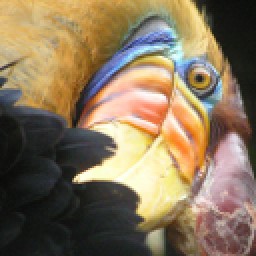
%> input picture bird_small.png, 128 x 128 px (shown 2 times larger)
$ octave ex7.m   (GNU Octave 9; MATLAB toolbox functions it lacks are replaced by stand-ins)
%> lines starting %> are read from the running program, lines starting %| are printed output that depends on the picture
### findClosestCentroids.m
function idx = findClosestCentroids(X, centroids)
%> called with centroids = [3 3; 6 2; 8 5]
%FINDCLOSESTCENTROIDS computes the centroid memberships for every example
%   idx = FINDCLOSESTCENTROIDS (X, centroids) returns the closest centroids
%   in idx for a dataset X where each row is a single example. idx = m x 1
%   vector of centroid assignments (i.e. each entry in range [1..K])
%

% Set K
K = size(centroids, 1);
m=size(X,1);
% You need to return the following variables correctly.
idx = zeros(m, 1);

% ====================== YOUR CODE HERE ======================
% Instructions: Go over every example, find its closest centroid, and store
%               the index inside idx at the appropriate location.
%               Concretely, idx(i) should contain the index of the centroid
%               closest to example i. Hence, it should be a value in the
%               range 1..K
%
% Note: You can use a for-loop over the examples to compute this.
%

%{
for i=1:m
p=sum(abs(X(i,:)-centroids),2)
temp=find(p==min(p))
idx(i,1)=temp(1)
endfor
%}
for i=1:m
  p=sqrt(sum(power(centroids-X(i,:),2),2));
  [val,idx(i)]=min(p);
endfor


% =============================================================

end

### computeCentroids.m
function centroids = computeCentroids(X, idx, K)
%> called with K = 3
%COMPUTECENTROIDS returns the new centroids by computing the means of the
%data points assigned to each centroid.
%   centroids = COMPUTECENTROIDS(X, idx, K) returns the new centroids by
%   computing the means of the data points assigned to each centroid. It is
%   given a dataset X where each row is a single data point, a vector
%   idx of centroid assignments (i.e. each entry in range [1..K]) for each
%   example, and K, the number of centroids. You should return a matrix
%   centroids, where each row of centroids is the mean of the data points
%   assigned to it.
%

% Useful variables
[m n] = size(X);

% You need to return the following variables correctly.
centroids = zeros(K, n);


% ====================== YOUR CODE HERE ======================
% Instructions: Go over every centroid and compute mean of all points that
%               belong to it. Concretely, the row vector centroids(i, :)
%               should contain the mean of the data points assigned to
%               centroid i.
%
% Note: You can use a for-loop over the centroids to compute this.
%

for k=1:K
c_k=sum(idx==k);
p=find(idx==k);
centroids(k,:)=sum(X(p,:),1)/c_k;
endfor


% =============================================================


end

### runkMeans.m
function [centroids, idx] = runkMeans(X, initial_centroids, ...
                                      max_iters, plot_progress)
%> called with initial_centroids = [3 3; 6 2; 8 5], max_iters = 10, plot_progress = true
%RUNKMEANS runs the K-Means algorithm on data matrix X, where each row of X
%is a single example
%   [centroids, idx] = RUNKMEANS(X, initial_centroids, max_iters, ...
%   plot_progress) runs the K-Means algorithm on data matrix X, where each
%   row of X is a single example. It uses initial_centroids used as the
%   initial centroids. max_iters specifies the total number of interactions
%   of K-Means to execute. plot_progress is a true/false flag that
%   indicates if the function should also plot its progress as the
%   learning happens. This is set to false by default. runkMeans returns
%   centroids, a Kxn matrix of the computed centroids and idx, a m x 1
%   vector of centroid assignments (i.e. each entry in range [1..K])
%

% Set default value for plot progress
if ~exist('plot_progress', 'var') || isempty(plot_progress)
    plot_progress = false;
end

% Plot the data if we are plotting progress
if plot_progress
    figure;
    hold on;
end

% Initialize values
[m n] = size(X);
K = size(initial_centroids, 1);
centroids = initial_centroids;
previous_centroids = centroids;
idx = zeros(m, 1);

% Run K-Means
for i=1:max_iters

    % Output progress
    fprintf('K-Means iteration %d/%d...\n', i, max_iters);
    if exist('OCTAVE_VERSION')
        fflush(stdout);
    end

    % For each example in X, assign it to the closest centroid
    idx = findClosestCentroids(X, centroids);

    % Optionally, plot progress here
    if plot_progress
        plotProgresskMeans(X, centroids, previous_centroids, idx, K, i);
        previous_centroids = centroids;
        fprintf('Press enter to continue.\n');
        pause;
    end

    % Given the memberships, compute new centroids
    centroids = computeCentroids(X, idx, K);
end

% Hold off if we are plotting progress
if plot_progress
    hold off;
end

end

### kMeansInitCentroids.m
function centroids = kMeansInitCentroids(X, K)
%KMEANSINITCENTROIDS This function initializes K centroids that are to be
%used in K-Means on the dataset X
%   centroids = KMEANSINITCENTROIDS(X, K) returns K initial centroids to be
%   used with the K-Means on the dataset X
%

% You should return this values correctly
centroids = zeros(K, size(X, 2));

% ====================== YOUR CODE HERE ======================
% Instructions: You should set centroids to randomly chosen examples from
%               the dataset X
%


% =============================================================

end

### plotProgresskMeans.m
function plotProgresskMeans(X, centroids, previous, idx, K, i)
%PLOTPROGRESSKMEANS is a helper function that displays the progress of
%k-Means as it is running. It is intended for use only with 2D data.
%   PLOTPROGRESSKMEANS(X, centroids, previous, idx, K, i) plots the data
%   points with colors assigned to each centroid. With the previous
%   centroids, it also plots a line between the previous locations and
%   current locations of the centroids.
%

% Plot the examples
plotDataPoints(X, idx, K);

% Plot the centroids as black x's
plot(centroids(:,1), centroids(:,2), 'x', ...
     'MarkerEdgeColor','k', ...
     'MarkerSize', 10, 'LineWidth', 3);

% Plot the history of the centroids with lines
for j=1:size(centroids,1)
    drawLine(centroids(j, :), previous(j, :));
end

% Title
title(sprintf('Iteration number %d', i))

end

### plotDataPoints.m
function plotDataPoints(X, idx, K)
%PLOTDATAPOINTS plots data points in X, coloring them so that those with the same
%index assignments in idx have the same color
%   PLOTDATAPOINTS(X, idx, K) plots data points in X, coloring them so that those
%   with the same index assignments in idx have the same color

% Create palette
palette = hsv(K + 1);
colors = palette(idx, :);

% Plot the data
scatter(X(:,1), X(:,2), 15, colors);

end

### ex7.m
%% Machine Learning Online Class
%  Exercise 7 | Principle Component Analysis and K-Means Clustering
%
%  Instructions
%  ------------
%
%  This file contains code that helps you get started on the
%  exercise. You will need to complete the following functions:
%
%     pca.m
%     projectData.m
%     recoverData.m
%     computeCentroids.m
%     findClosestCentroids.m
%     kMeansInitCentroids.m
%
%  For this exercise, you will not need to change any code in this file,
%  or any other files other than those mentioned above.
%

%% Initialization
clear ; close all; clc

%% ================= Part 1: Find Closest Centroids ====================
%  To help you implement K-Means, we have divided the learning algorithm
%  into two functions -- findClosestCentroids and computeCentroids. In this
%  part, you shoudl complete the code in the findClosestCentroids function.
%
fprintf('Finding closest centroids.\n\n');

% Load an example dataset that we will be using
load('ex7data2.mat');

% Select an initial set of centroids
K = 3; % 3 Centroids
initial_centroids = [3 3; 6 2; 8 5];

% Find the closest centroids for the examples using the
% initial_centroids
idx = findClosestCentroids(X, initial_centroids);

fprintf('Closest centroids for the first 3 examples: \n')
fprintf(' %d', idx(1:3));
fprintf('\n(the closest centroids should be 1, 3, 2 respectively)\n');

fprintf('Program paused. Press enter to continue.\n');
pause;

%% ===================== Part 2: Compute Means =========================
%  After implementing the closest centroids function, you should now
%  complete the computeCentroids function.
%
fprintf('\nComputing centroids means.\n\n');

%  Compute means based on the closest centroids found in the previous part.
centroids = computeCentroids(X, idx, K);

fprintf('Centroids computed after initial finding of closest centroids: \n')
fprintf(' %f %f \n' , centroids');
fprintf('\n(the centroids should be\n');
fprintf('   [ 2.428301 3.157924 ]\n');
fprintf('   [ 5.813503 2.633656 ]\n');
fprintf('   [ 7.119387 3.616684 ]\n\n');

fprintf('Program paused. Press enter to continue.\n');
pause;


%% =================== Part 3: K-Means Clustering ======================
%  After you have completed the two functions computeCentroids and
%  findClosestCentroids, you have all the necessary pieces to run the
%  kMeans algorithm. In this part, you will run the K-Means algorithm on
%  the example dataset we have provided.
%
fprintf('\nRunning K-Means clustering on example dataset.\n\n');

% Load an example dataset
load('ex7data2.mat');

% Settings for running K-Means
K = 3;
max_iters = 10;

% For consistency, here we set centroids to specific values
% but in practice you want to generate them automatically, such as by
% settings them to be random examples (as can be seen in
% kMeansInitCentroids).
initial_centroids = [3 3; 6 2; 8 5];

% Run K-Means algorithm. The 'true' at the end tells our function to plot
% the progress of K-Means
[centroids, idx] = runkMeans(X, initial_centroids, max_iters, true);
fprintf('\nK-Means Done.\n\n');

fprintf('Program paused. Press enter to continue.\n');
pause;

%% ============= Part 4: K-Means Clustering on Pixels ===============
%  In this exercise, you will use K-Means to compress an image. To do this,
%  you will first run K-Means on the colors of the pixels in the image and
%  then you will map each pixel on to it's closest centroid.
%
%  You should now complete the code in kMeansInitCentroids.m
%

fprintf('\nRunning K-Means clustering on pixels from an image.\n\n');

%  Load an image of a bird
A = double(imread('bird_small.png'));

% If imread does not work for you, you can try instead
%   load ('bird_small.mat');

A = A / 255; % Divide by 255 so that all values are in the range 0 - 1

% Size of the image
img_size = size(A);
%> img_size = [128 128 3]

% Reshape the image into an Nx3 matrix where N = number of pixels.
% Each row will contain the Red, Green and Blue pixel values
% This gives us our dataset matrix X that we will use K-Means on.
X = reshape(A, img_size(1) * img_size(2), 3);

% Run your K-Means algorithm on this data
% You should try different values of K and max_iters here
K = 30;
max_iters = 10;

% When using K-Means, it is important the initialize the centroids
% randomly.
% You should complete the code in kMeansInitCentroids.m before proceeding
initial_centroids = kMeansInitCentroids(X, K);
%> initial_centroids = 30 rows, first 12: [0 0 0; 0 0 0; 0 0 0; 0 0 0; 0 0 0; 0 0 0; 0 0 0; 0 0 0; 0 0 0; 0 0 0; 0 0 0; 0 0 0]

% Run K-Means
[centroids, idx] = runkMeans(X, initial_centroids, max_iters);
%> in runkMeans (call 2), `centroids = initial_centroids;`: centroids has the same summary as initial_centroids outside runkMeans
%> in runkMeans (call 2), `previous_centroids = centroids;`: previous_centroids has the same summary as initial_centroids outside runkMeans
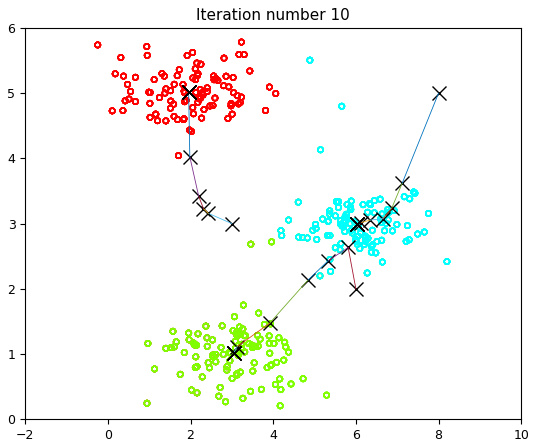
%> figure redrawn from the program's plot data
%> centroids = 30 rows, first 12: [0.531 0.46 0.358; NaN NaN NaN; NaN NaN NaN; NaN NaN NaN; NaN NaN NaN; NaN NaN NaN; NaN NaN NaN; NaN NaN NaN; NaN NaN NaN; NaN NaN NaN; NaN NaN NaN; NaN NaN NaN]

fprintf('Program paused. Press enter to continue.\n');
pause;


%% ================= Part 5: Image Compression ======================
%  In this part of the exercise, you will use the clusters of K-Means to
%  compress an image. To do this, we first find the closest clusters for
%  each example. After that, we

fprintf('\nApplying K-Means to compress an image.\n\n');

% Find closest cluster members
idx = findClosestCentroids(X, centroids);

% Essentially, now we have represented the image X as in terms of the
% indices in idx.

% We can now recover the image from the indices (idx) by mapping each pixel
% (specified by it's index in idx) to the centroid value
X_recovered = centroids(idx,:);

% Reshape the recovered image into proper dimensions
X_recovered = reshape(X_recovered, img_size(1), img_size(2), 3);
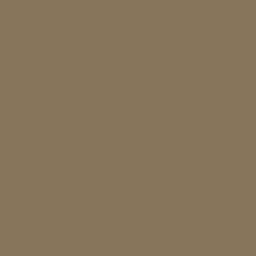
%> X_recovered: size 128x128x3 double (shown 2 times larger); mean R, G, B 0.531, 0.46, 0.358; mean of the top-left, top-right, bottom-left and bottom-right quarters 0.45, 0.45, 0.45, 0.45

% Display the original image
subplot(1, 2, 1);
imagesc(A);
title('Original');

% Display compressed image side by side
subplot(1, 2, 2);
imagesc(X_recovered)
title(sprintf('Compressed, with %d colors.', K));


fprintf('Program paused. Press enter to continue.\n');
pause;
